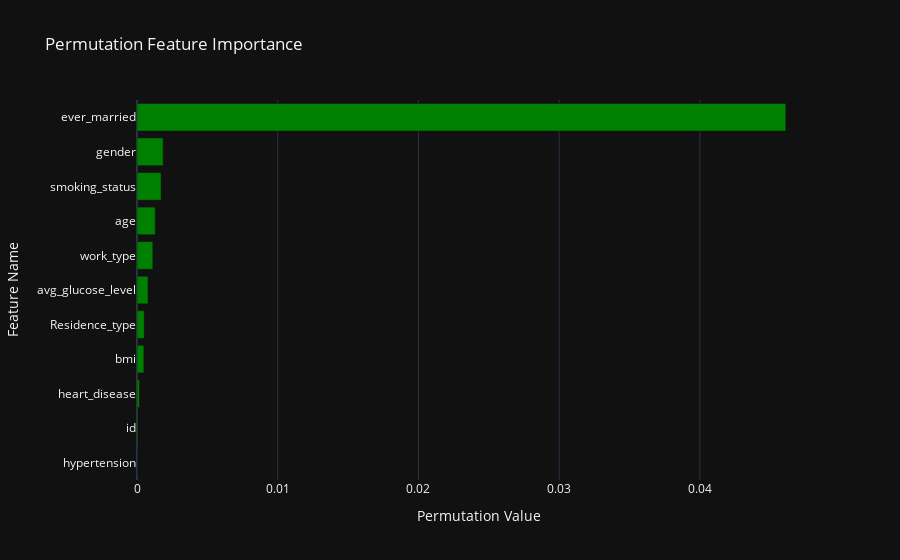

The code cell stored with this chart in its notebook:
### Markdown cell above
<div style="color:white;
           display:fill;
           border-radius:10px;
           font-size:110%;
           font-family:cursive;
           letter-spacing:0.5px;
           background-color:#2398d0;
           color:Black;
           font-family:cursive;
            padding:5px 5px 5px 5px;
           ">
<h1 style="text-align:center;font-weight: bold;">Explainable ANAI</h1>



</div>

### Code cell
ai.explain('perm')

### Figure 1 — Plotly figure (JSON) as saved in the notebook; plotly's stock layout.template omitted (floating-point values rounded to 4 significant figures)
{"data": [{"marker": {"color": ["green", "green", "green", "green", "green", "green", "green", "green", "green", "green", "green"]}, "name": "Net", "orientation": "h", "type": "bar", "x": [0, 7.339e-05, 0.0001712, 0.0004892, 0.0005137, 0.0007828, 0.001125, 0.001296, 0.001712, 0.001859, 0.04611], "y": ["hypertension", "id", "heart_disease", "bmi", "Residence_type", "avg_glucose_level", "work_type", "age", "smoking_status", "gender", "ever_married"]}], "layout": {"title": {"text": "Permutation Feature Importance"}, "xaxis": {"title": {"text": "Permutation Value"}}, "yaxis": {"title": {"text": "Feature Name"}}}}
